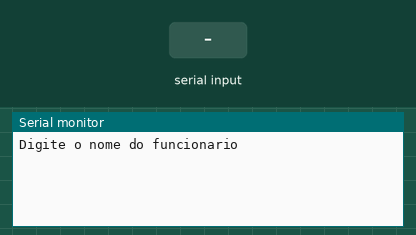
This sketch was run on a simulated Arduino Uno, built with avr-gcc and run on an emulated ATmega328P. Parts: the last lines printed to the serial monitor. The test bench sets the inputs (shaded band).

Above: at 1.2 s.
1.3 s: "90,45\n" received over Serial
At 3.5 s:
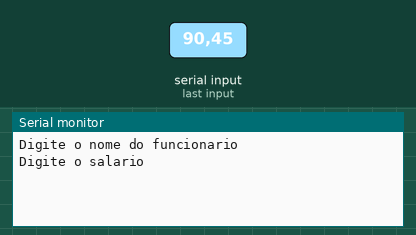
3.8 s: "30,150\n" received over Serial
At 4.9 s:
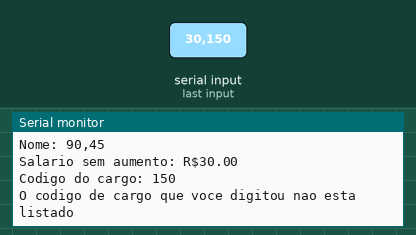

The sketch:

lopal_ex201.ino
```cpp
// C++ code
//
void setup()
{
 Serial.begin(9600);
}
String nome = "";
int cargo = 0;
float salario = 0;
float percentual = 0;
float salarioFinal = 0;
void loop()
{
  Serial.println("Digite o nome do funcionario");
  while (!Serial.available()) {}
  nome = Serial.readString();

  Serial.println("Digite o salario");
  while (!Serial.available()) {}
  salario = Serial.parseFloat();

  Serial.println("Digite o codigo do cargo");
  Serial.println("1: Escriturario");
  Serial.println("2: Secretario");
  Serial.println("3: Caixa");
  Serial.println("4: Gerente");
  Serial.println("5: Diretor");
  while (!Serial.available()) {}
  cargo = Serial.parseInt();

  Serial.println();
  Serial.println();
  Serial.println();
  Serial.println("Nome: " + String(nome));
  Serial.println("Salario sem aumento: R$" + String(salario));
  Serial.println("Codigo do cargo: " + String(cargo));
  if (cargo == 1){
  salarioFinal = salario * 1.5;
  Serial.println("Cargo: Escriturario");
  Serial.println("Percentual de aumento: 50%");
  Serial.println("Salario com aumento: R$" + String(salarioFinal));
  }else if (cargo == 2){
  salarioFinal = salario * 1.35;
  Serial.println("Cargo: Secretario");
  Serial.println("Percentual de aumento: 35%");
  Serial.println("Salario com aumento: R$" + String(salarioFinal));
  }else if (cargo == 3){
  salarioFinal = salario * 1.2;
  Serial.println("Cargo: Caixa");
  Serial.println("Percentual de aumento: 20%");
  Serial.println("Salario com aumento: R$" + String(salarioFinal));
  }else if (cargo == 4){
  salarioFinal = salario * 1.1;
  Serial.println("Cargo: Gerente");
  Serial.println("Percentual de aumento: 10%");
  Serial.println("Salario com aumento: R$" + String(salarioFinal));
  }else if (cargo == 5){
  salarioFinal = salario * 1;
  Serial.println("Cargo: Diretor");
  Serial.println("Seu salario permanecera o mesmo devido ao seu cargo");
  Serial.println("Salario: R$" + String(salarioFinal));
  }else {
  Serial.println("O codigo de cargo que voce digitou nao esta listado");
  }
  delay(3000);
  Serial.println();
  Serial.println();
  Serial.println();
}
```

Measured:
- after the input at 1.3 s, the serial monitor: prints a new line after 1.0 s (image 1)
- after the input at 3.8 s, the serial monitor: prints a new line at once (image 2)
